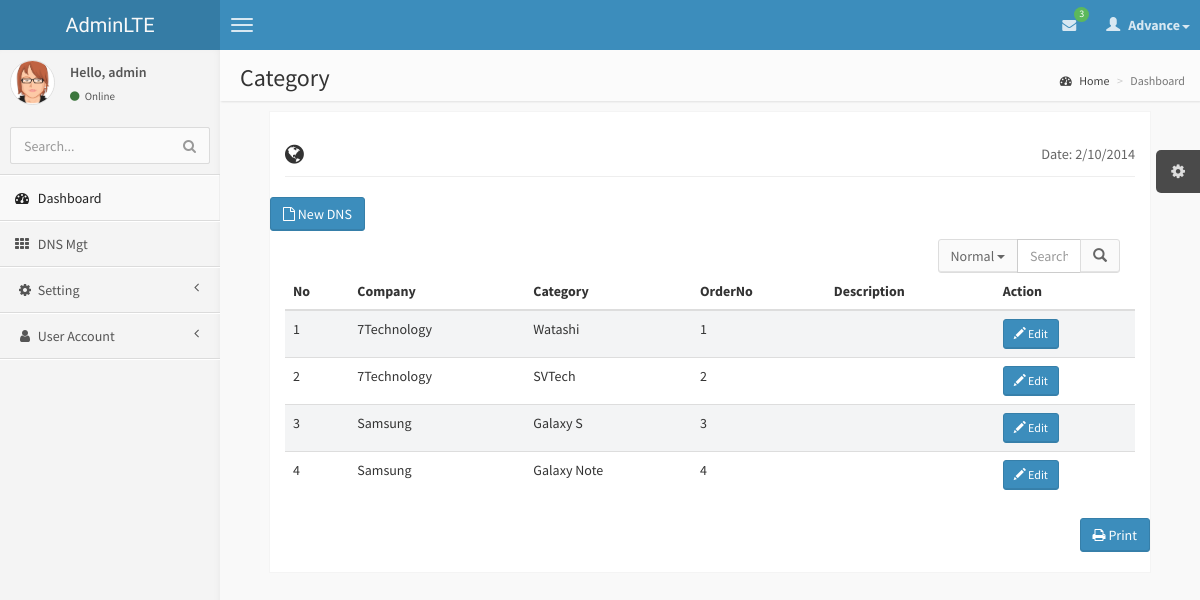
/7Rentsystem/Category.php (signed in), run on the app's committed database.
### tables this page shows
CREATE TABLE `tblcategory` (
  `CategoryID` text,
  `CompanyID` text,
  `CategoryName` text,
  `OrderNo` int(11) DEFAULT NULL,
  `Description` text
);

CREATE TABLE `tblcompany` (
  `CompanyID` text,
  `CompanyName` text,
  `Description` text
);

### 7Rentsystem/connectionclass/connect.php (called while the page is built, shortened)
<?php
class MyConnection
{
    	private $host = '174.136.57.160';
		private $username = 'www7tech_Pro';
		private $mylink;
		private $password = 'piseth123';
    function connect()
	{
		$this->mylink = mysql_connect($this->host,$this->username,$this->password) or die("Fail to Select Host");
		return $this->mylink;
	}
    function query($sql)
	{
		if (!empty($sql))
		{
			$this->result = mysql_query($sql,$this->mylink);
			return $this->result;
		}else
		{
			return false;
		}
    }
	function dbCountRows(&$result)
	{
		$numRows = @mysql_num_rows($result);
		if ( $numRows )
		{
			return $numRows;
		}
		else
		{
			return 0;
		}
	}
	function fetch($result=""){
                return mysql_fetch_object($result);
        }
 }
?>

### 7Rentsystem/connectionclass/function.php (called while the page is built, shortened)
<?php
function get($var)
{
	if (isset($_GET[$var])) {
		return (trim($_GET[$var]));
	}
	else
	{
		return '';
	}
}
?>

### 7Rentsystem/Category.php (the view, shortened to what this page needs)
<?php include 'header.php';
	$searchTemp=get('srch-normal');
?>
    <body class="skin-blue">
         <?php include 'nav.php';?>
            <?php include 'menu.php';?>
            <aside class="right-side">
                <section class="content-header">
                    <h1>
                        Category
                    </h1>
                    <ol class="breadcrumb">
                        <li><a href="#"><i class="fa fa-dashboard"></i> Home</a></li>
                        <li class="active">Dashboard</li>
                    </ol>
                </section>
                  <section class="content invoice">
                    <div class="row">
                        <div class="col-xs-12">
                            <h2 class="page-header">
                                <i class="fa fa-globe"></i>
                                <small class="pull-right">Date: 2/10/2014</small>
                            </h2>
                        </div>
                    </div>
                    <div class="row">
                    <a href="Category-new.php">
					<button class="btn btn-primary" data-toggle="modal" data-target="#NewFloor"><i class="fa fa-file-o"></i> New DNS</button>
                    </a>
                    <form class="navbar-form" role="search">
                      <div class="col-lg-3 pull-right">
                        <div class="input-group">
                          <div class="input-group-btn">
                            <button type="button" class="btn btn-default dropdown-toggle" data-toggle="dropdown" aria-expanded="false">Normal <span class="caret"></span></button>
                          </div>
                        <input type="text" class="form-control" placeholder="Search" name="srch-normal" id="search.php?dnsname=name&srch-term" <?php echo 'value="'.$searchTemp.'"'?>>
                          <div class="input-group-btn">
                             <button class="btn btn-default" type="submit"><i class="glyphicon glyphicon-search"></i></button>
                          </div>
                        </div>
                       </div>
                       </form>
                     </div>
                    <div class="row">
                        <div class="col-xs-12 table-responsive">
                            <table class="table table-striped">
                                <thead>
                                    <tr>
                                        <th>No</th>
										<th>Company</th>
                                        <th>Category</th>
										<th>OrderNo</th>
                                        <th>Description</th>
										<th>Action</th>
                                    </tr>
                                </thead>
                                <tbody>
                                    <?php
									$_slide1 = $db->query("CALL sp_Category_Select_Company('".$searchTemp."')");
									$numrow=$db->dbCountRows($_slide1);
										$i = 1;
									if($numrow>0)
									{
										while($row=$db->fetch($_slide1)){
												$id=$row->CategoryID;
												$CompanyName=$row->CompanyName;
												$Category = $row->CategoryName;
												$OrderNo=$row->OrderNo;
												$Decription = $row->Description;
											echo'<tr class="gradeA">
														<td>'.$i++.'</td>
														<td>'.$CompanyName.'</td>
														<td>'.$Category.'</td>
														<td>'.$OrderNo.'</td>
														<td>'.$Decription.'</td>
														<td>
														<a class="iframe" href="Category-Update.php?id='.$id.'&Category='.$Category.'&OrderNo='.$OrderNo.'&Decription='.$Decription.'">
															<button class="btn btn-sm btn-primary">
																<i class="glyphicon glyphicon-pencil"></i>
																Edit
															</button>
                                                    		</a>
														</td>
												</tr>';
										}
									}
									else
										echo'<tr><td  colspan="7"><font color =Red>No Record Found.</font></td></tr>';
                                ?>
                                </tbody>
                            </table>
                        </div>
                    </div>
                    <div class="row">
                    <div class="row no-print">
                        <div class="col-xs-12">
                            <button class="btn btn-primary pull-right" onClick="window.print();"><i class="fa fa-print"></i> Print</button>
                        </div>
                    </div>
                </section>
            </aside>
        </div>
<?php include 'footer.php';?>

### 7Rentsystem/header.php (shortened to what this page needs)
<?php
	include('connectionclass/connect.php');
	include('connectionclass/function.php');
	$db=new MyConnection();
	$U_Acc = $_SESSION['user'];
?>
<!DOCTYPE html>
<html>
    <head>
        <link href="//maxcdn.bootstrapcdn.com/bootstrap/3.2.0/css/bootstrap.min.css" rel="stylesheet" type="text/css" />
        <link href="//cdnjs.cloudflare.com/ajax/libs/font-awesome/4.1.0/css/font-awesome.min.css" rel="stylesheet" type="text/css" />
        <link href="//code.ionicframework.com/ionicons/1.5.2/css/ionicons.min.css" rel="stylesheet" type="text/css" />
        <link href="css/morris/morris.css" rel="stylesheet" type="text/css" />
        <link href="css/jvectormap/jquery-jvectormap-1.2.2.css" rel="stylesheet" type="text/css" />
        <link href="css/datepicker/datepicker3.css" rel="stylesheet" type="text/css" />
        <link href="css/daterangepicker/daterangepicker-bs3.css" rel="stylesheet" type="text/css" />
        <link href="css/bootstrap-wysihtml5/bootstrap3-wysihtml5.min.css" rel="stylesheet" type="text/css" />
        <link href="css/AdminLTE.css" rel="stylesheet" type="text/css" />
    </head>

### 7Rentsystem/nav.php (shortened to what this page needs)
<header class="header">
           <a href="index.html" class="logo">
               AdminLTE
           </a>
           <nav class="navbar navbar-static-top" role="navigation">
               <a href="#" class="navbar-btn sidebar-toggle" data-toggle="offcanvas" role="button">
                   <span class="icon-bar"></span>
                   <span class="icon-bar"></span>
                   <span class="icon-bar"></span>
               </a>
               <div class="navbar-right">
                   <ul class="nav navbar-nav">
                       <li class="dropdown messages-menu">
                           <a href="#" class="dropdown-toggle" data-toggle="dropdown">
                               <i class="fa fa-envelope"></i>
                               <span class="label label-success">
                               	<?php
										$db->disconnect();
										$db->connect();
										$select2=$db->query("SELECT
										COUNT(tblcustomer_rent.Customer_RentID) as Total
									From tblcustomer_rent
									INNER JOIN tbcustomer ON tblcustomer_rent.CustomerID = tbcustomer.CustomerID
									INNER JOIN tblrentitem ON tblcustomer_rent.RentItemID = tblrentitem.RentItemID
									WHERE  DATEDIFF(Date(CONCAT(YEAR(NOW()),\"-\",MONTH(NOW()),\"-\",DAY(tblcustomer_rent.PayDate))),Date(Now()))<=5
									AND tblcustomer_rent.RentItemID NOT IN(SELECT RentItemID FROM customer_rent_pay WHERE Month(PayDate)=Month(NOW()) AND Year(PayDate)=Year(NOW()))
									AND Month(tblcustomer_rent.PayDate)<=Month(NOW()) AND Year(tblcustomer_rent.PayDate)<=Year(NOW());
									");
										$rowselect2=$db->dbCountRows($select2);
										if($rowselect2>0){
											$row=$db->fetch($select2);
											echo  $row->Total;
										}
										else
										{
											echo '0';
										}
										?>
                               </span>
                           </a>
                       </li>
                       <li class="dropdown user user-menu">
                           <a href="#" class="dropdown-toggle" data-toggle="dropdown">
                               <i class="glyphicon glyphicon-user"></i>
                               <span>Advance<i class="caret"></i></span>
                           </a>
                       </li>
                   </ul>
               </div>
           </nav>
       </header>
       <div class="wrapper row-offcanvas row-offcanvas-left">

### 7Rentsystem/menu.php (shortened to what this page needs)
<aside class="left-side sidebar-offcanvas">
                <section class="sidebar">
                    <div class="user-panel">
                        <div class="pull-left image">
                            <img src="img/avatar3.png" class="img-circle" alt="User Image" />
                        </div>
                        <div class="pull-left info">
                            <p>Hello, <?php  echo $U_Acc; ?></p>
                            <a href="#"><i class="fa fa-circle text-success"></i> Online</a>
                        </div>
                    </div>
                    <form action="#" method="get" class="sidebar-form">
                        <div class="input-group">
                            <input type="text" name="q" class="form-control" placeholder="Search..."/>
                            <span class="input-group-btn">
                                <button type='submit' name='search' id='search-btn' class="btn btn-flat"><i class="fa fa-search"></i></button>
                            </span>
                        </div>
                    </form>
                    <ul class="sidebar-menu">
                        <li class="active">
                            <a href="index.php">
                                <i class="fa fa-dashboard"></i> <span>Dashboard</span>
                            </a>
                        </li>
                        <li>
                            <a href="dns.php">
                                <i class="fa fa-th"></i> <span>DNS Mgt</span>
                            </a>
                        </li>
						<?php
						if($_SESSION['Level']=='1'){
						echo'<li class="treeview">
                            <a href="#"><i class="fa fa-gear fa-fw"></i> <span>Setting</span>
							<i class="fa fa-angle-left pull-right"></i>
							</a>
									<ul class="treeview-menu">
										<li><a href="Company.php"><i class="fa fa-angle-double-right"></i> Company</a></li>
										<li><a href="Category.php"><i class="fa fa-angle-double-right"></i> Category</a></li>
										<li><a href="RentItem.php"><i class="fa fa-angle-double-right"></i> Rent Item</a></li>
										<li><a href="Customer.php"><i class="fa fa-angle-double-right"></i> Customer</a></li>
										<li><a href="Customer_Rent.php"><i class="fa fa-angle-double-right"></i> Customer Rent</a></li>
										<li><a href="Customer_Rent_Detail.php"><i class="fa fa-angle-double-right"></i> Customer Rent Detail</a></li>
									</ul>
                        </li>';
						}
						?>
						<li class="treeview">
                            <a href="userAccount.php">
                                <i class="fa fa-user fa-fw"></i> <span>User Account</span>
								<i class="fa fa-angle-left pull-right"></i>
                            </a>
						</li>
                    </ul>
                </section>
            </aside>

### 7Rentsystem/footer.php (shortened to what this page needs)
    </body>
</html>

### data on the page
tblcategory: CompanyID.CompanyName "7Technology", CategoryName "Watashi", OrderNo "1"
tblcategory: CompanyID.CompanyName "7Technology", CategoryName "SVTech", OrderNo "2"
tblcategory: CompanyID.CompanyName "Samsung", CategoryName "Galaxy S", OrderNo "3"
tblcategory: CompanyID.CompanyName "Samsung", CategoryName "Galaxy Note", OrderNo "4"

### other printed values
$row->Total "3"
$U_Acc "admin"
